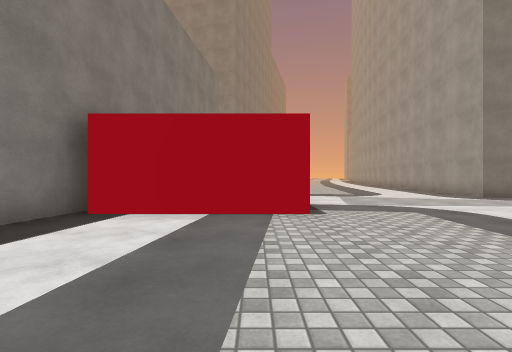
[1] (above)

16 first-person views from a walk through a 3-D level made in the Unity game engine. The camera is 1.2 m above the floor, looks level and sees 85° across. The floor is counted in squares, 2 m on a side. Each view is taken from the middle of a square. On the plan, view 1 faces up. The plan holds only what a view shows up to about 9 squares ahead; the rest is blank. The place goes on beyond the plan. Surface patterns are stand-ins for the level's own textures.

[2]
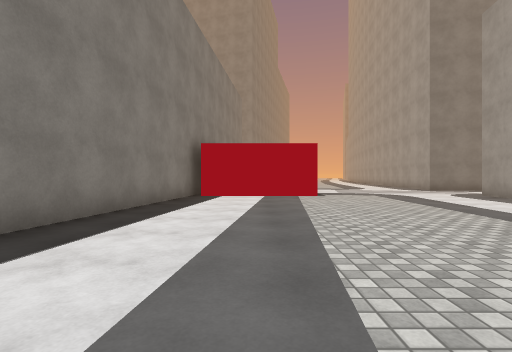

[3]
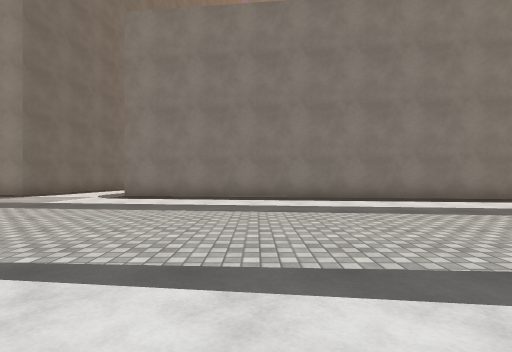

[4]
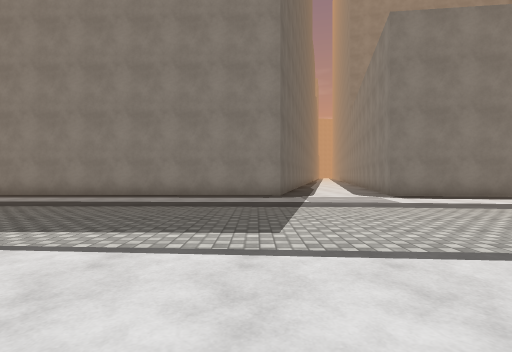

[5]
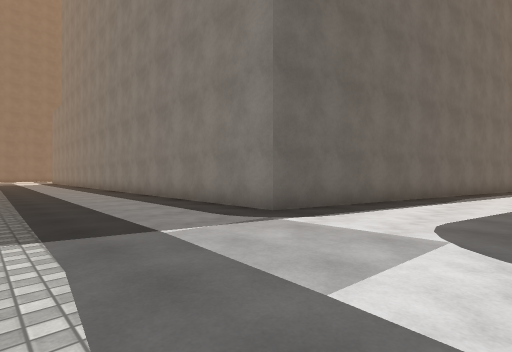

[6]
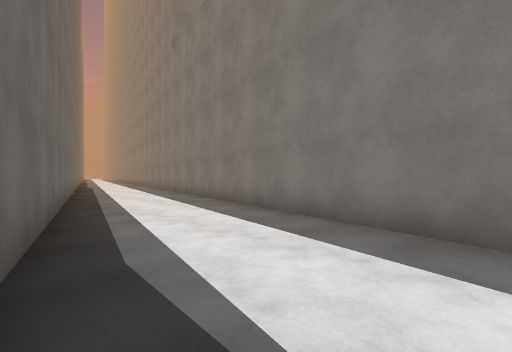

[7]
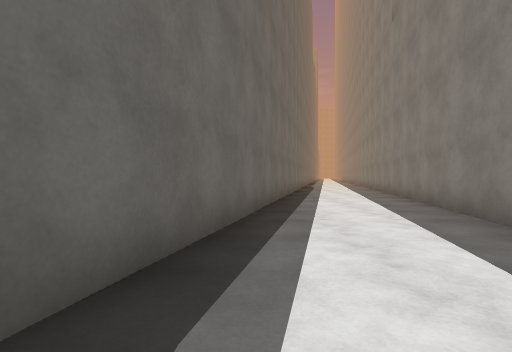

[8]
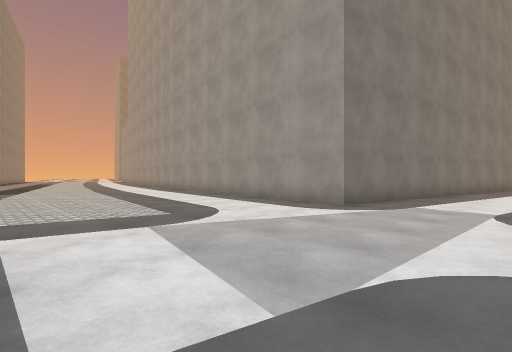

[9]
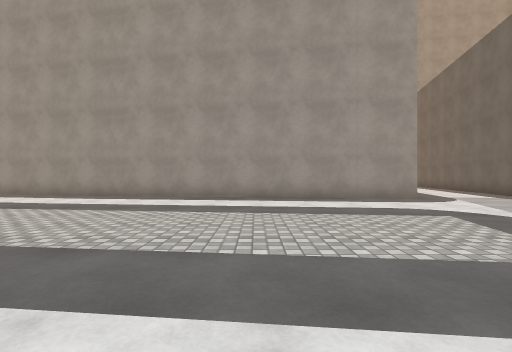

[10]
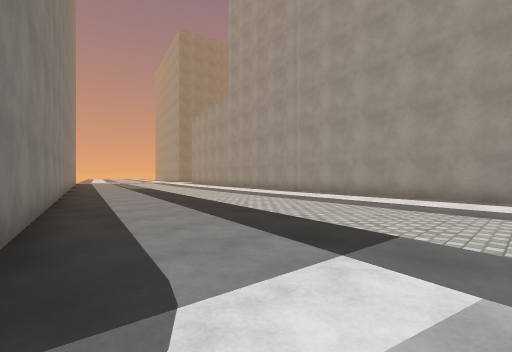

[11]
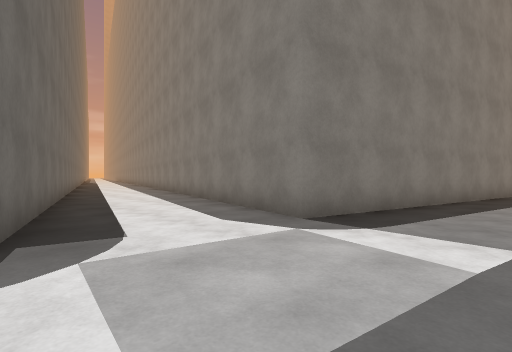

[12]
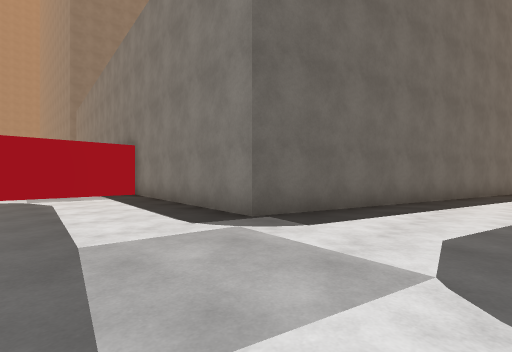

[13]
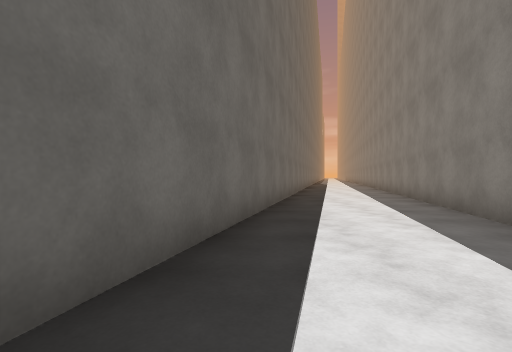

[14]
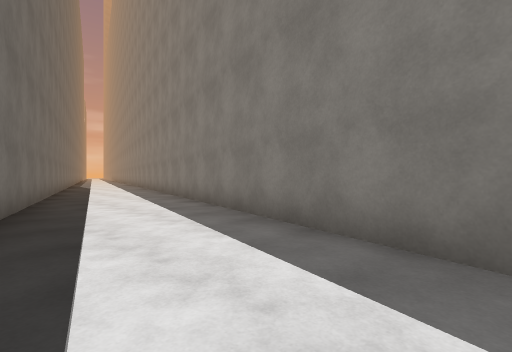

[15]
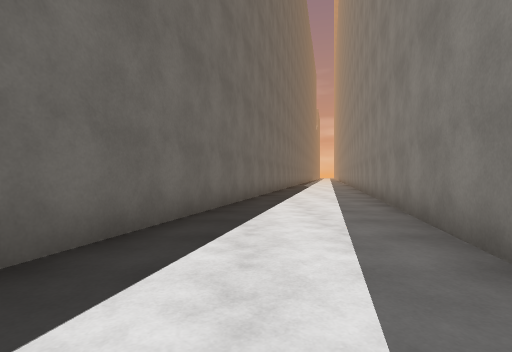

[16]
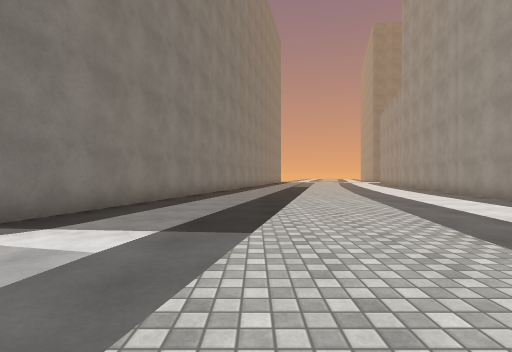

### Floor plan
Points are (right, up) in squares from view 1. A wall is a line through its corners. A room is listed if a view was taken in it or the views show most of it. See-through windows are left out.
Room 1 (views 1, 2, 3, 4, 5, 6, 7, 8, 9, 10, 11, 12, 13, 14, 15, 16)
walls: (0.9, 4.4) (-2.8, 4.4); (-2.9, 4.9) (-4.4, -8) (-5, -7.8); (5.7, 3.3) (5.9, 4.6); (7.5, 4.2) (8, 4.1); (9.5, 7.1) (6.3, 7.8) (7.8, 19.8); (-8.1, -7.1) (-18, -4.6); (7.9, 20.7) (8.2, 23); (-18.1, -7.9) (-4.7, -11.2) (-4.8, -18.6); (0.2, 23.6) (-1.3, 17.2) (-17.9, 21.6); (-18.5, 18.4) (-1.9, 14) (-2.6, 7.9) (0.6, 7.9)

Positions as (right, up) in squares from view 1, and headings:
1: (0, 0), facing up
2: (-1, -4), facing up
3: (4, -4), facing left
4: (4, -12), facing left
5: (-1, -8), facing down-left
6: (-8, -10), facing up-left
7: (-9, -9), facing left
8: (1, 5), facing up-right
9: (-1, 12), facing right
10: (-1, 16), facing up-right
11: (1, 14), facing up-left
12: (1, 17), facing down-left
13: (-5, 16), facing left
14: (-9, 17), facing up-left
15: (-9, 18), facing left
16: (2, 14), facing up
